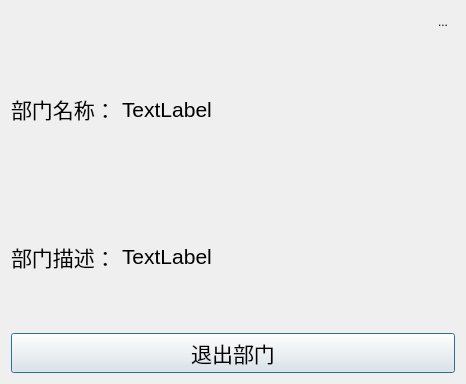
<?xml version="1.0" encoding="UTF-8"?>
<ui version="4.0">
 <class>DepartInfo</class>
 <widget class="QDialog" name="DepartInfo">
  <property name="geometry">
   <rect>
    <x>0</x>
    <y>0</y>
    <width>466</width>
    <height>384</height>
   </rect>
  </property>
  <property name="windowTitle">
   <string>Dialog</string>
  </property>
  <layout class="QVBoxLayout" name="verticalLayout">
   <item>
    <layout class="QHBoxLayout" name="horizontalLayout_3">
     <item>
      <spacer name="horizontalSpacer">
       <property name="orientation">
        <enum>Qt::Horizontal</enum>
       </property>
       <property name="sizeHint" stdset="0">
        <size>
         <width>40</width>
         <height>20</height>
        </size>
       </property>
      </spacer>
     </item>
     <item>
      <widget class="QToolButton" name="toolButton">
       <property name="text">
        <string>...</string>
       </property>
       <property name="icon">
        <iconset resource="res.qrc">
         <normaloff>:/close</normaloff>:/close</iconset>
       </property>
       <property name="iconSize">
        <size>
         <width>20</width>
         <height>20</height>
        </size>
       </property>
       <property name="autoRaise">
        <bool>true</bool>
       </property>
      </widget>
     </item>
    </layout>
   </item>
   <item>
    <layout class="QHBoxLayout" name="horizontalLayout">
     <item>
      <widget class="QLabel" name="label">
       <property name="sizePolicy">
        <sizepolicy hsizetype="Fixed" vsizetype="Preferred">
         <horstretch>0</horstretch>
         <verstretch>0</verstretch>
        </sizepolicy>
       </property>
       <property name="font">
        <font>
         <pointsize>16</pointsize>
        </font>
       </property>
       <property name="text">
        <string>部门名称：</string>
       </property>
      </widget>
     </item>
     <item>
      <widget class="QLabel" name="DepartNameLabel">
       <property name="font">
        <font>
         <pointsize>16</pointsize>
        </font>
       </property>
       <property name="text">
        <string>TextLabel</string>
       </property>
      </widget>
     </item>
    </layout>
   </item>
   <item>
    <layout class="QHBoxLayout" name="horizontalLayout_2">
     <item>
      <widget class="QLabel" name="label_3">
       <property name="sizePolicy">
        <sizepolicy hsizetype="Fixed" vsizetype="Preferred">
         <horstretch>0</horstretch>
         <verstretch>0</verstretch>
        </sizepolicy>
       </property>
       <property name="font">
        <font>
         <pointsize>16</pointsize>
        </font>
       </property>
       <property name="text">
        <string>部门描述：</string>
       </property>
      </widget>
     </item>
     <item>
      <widget class="QLabel" name="DepartDescLabel">
       <property name="font">
        <font>
         <pointsize>16</pointsize>
        </font>
       </property>
       <property name="text">
        <string>TextLabel</string>
       </property>
      </widget>
     </item>
    </layout>
   </item>
   <item>
    <widget class="QPushButton" name="quitDepartBtn">
     <property name="font">
      <font>
       <pointsize>16</pointsize>
      </font>
     </property>
     <property name="text">
      <string>退出部门</string>
     </property>
    </widget>
   </item>
  </layout>
 </widget>
 <resources>
  <include location="res.qrc"/>
 </resources>
 <connections/>
</ui>
